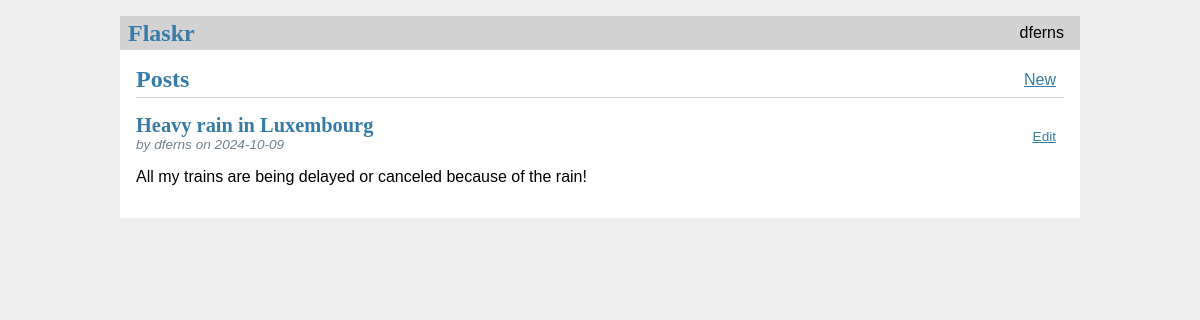
The page / (signed in) on the database its author committed.
### tables this page shows
CREATE TABLE users (
    id INTEGER PRIMARY KEY AUTOINCREMENT,
    username TEXT UNIQUE NOT NULL,
    password TEXT NOT NULL
);

CREATE TABLE posts (
    id INTEGER PRIMARY KEY AUTOINCREMENT,
    user_id INTEGER NOT NULL,
    created_at TIMESTAMP NOT NULL DEFAULT CURRENT_TIMESTAMP,
    title TEXT NOT NULL,
    body TEXT NOT NULL,
    FOREIGN KEY (user_id) REFERENCES users (id)
);

### flaskr/blog.py (the view)
@bp.route('/')
def index():
    db = get_db()
    posts = db.execute(
        'SELECT p.id, title, body, created_at, user_id, username FROM posts p JOIN users u ON p.user_id = u.id ORDER BY created_at DESC'
    ).fetchall()
    return render_template('blog/index.html',posts=posts)

### flaskr/auth.py (called while the page is built)
@bp.before_app_request
def load_logged_in_user():
    user_id = session.get('user_id')
    if user_id is None:
        g.user = None
    else:
        g.user = get_db().execute(
            'SELECT * FROM users WHERE id = ?', (user_id,)
        ).fetchone()

### flaskr/db.py (called while the page is built)
def get_db():
    if 'db' not in g:
        g.db = sqlite3.connect(
            current_app.config['DATABASE'],
            detect_types=sqlite3.PARSE_DECLTYPES
        )
        g.db.row_factory = sqlite3.Row
    return g.db

### flaskr/templates/blog/index.html (shortened to what this page needs)
{% extends 'base.html'%}
{% block header %}
<h1>{% block title %}Posts{% endblock title %}</h1>
    {% if g.user %}
        <a class="action" href="TODO">New</a>
    {% endif %}
{% endblock header %}
{% block content %}
    {% for post in posts %}
        <article class="post">
            <header>
                <div>
                    <h1> {{ post['title']}} </h1>
                    <div class="about">by {{ post['username'] }} on {{ post['created_at'].strftime('%Y-%m-%d')}}</div>
                </div>
                {% if g.user['id'] == post['user_id'] %}
                    <a class="action" href="TODO" >Edit</a>
                {% endif %}
            </header>
            <p class="body">{{ post['body'] }}</p>
        </article>
    {% endfor %}
{% endblock %}

### flaskr/templates/base.html (shortened to what this page needs)
<!doctype html>
<link rel="stylesheet" href="{{ url_for('static', filename='style.css') }}">
<nav>
    <h1>Flaskr</h1>
    <ul>
        {% if g.user %}
            <li><span> {{g.user['username']}}</span>
        {% else %}
            <li><a href="{{ url_for('auth.register') }}"> Register </a>
        {% endif %}
    </ul>
</nav>
<section class="content">
    <header>
        {% block header %}{% endblock %}
    </header>
    {% block content%}{% endblock %}
</section>

### flaskr/static/style.css (style rules this page uses)
h1 { font-family: serif; color: #377ba8; margin: 1rem 0; }
a { color: #377ba8; }
nav { background: lightgray; display: flex; align-items: center; padding: 0 0.5rem; }
nav h1 { flex: auto; margin: 0; }
nav ul { display: flex; list-style: none; margin: 0; padding: 0; }
nav ul li a, nav ul li span, header .action { display: block; padding: 0.5rem; }
.content { padding: 0 1rem 1rem; }
.content > header { border-bottom: 1px solid lightgray; display: flex; align-items: flex-end; }
.content > header h1 { flex: auto; margin: 1rem 0 0.25rem 0; }
.post > header { display: flex; align-items: flex-end; font-size: 0.85em; }
.post > header > div:first-of-type { flex: auto; }
.post > header h1 { font-size: 1.5em; margin-bottom: 0; }
.post .about { color: slategray; font-style: italic; }
.post .body { white-space: pre-line; }
.content:last-child { margin-bottom: 0; }

### rows shown on the page
users: user.username "dferns"
posts: title "Heavy rain in Luxembourg", username "dferns", created_at "2024-10-09", shows "Edit", body "All my trains are being delayed or canceled because of the rain!"
